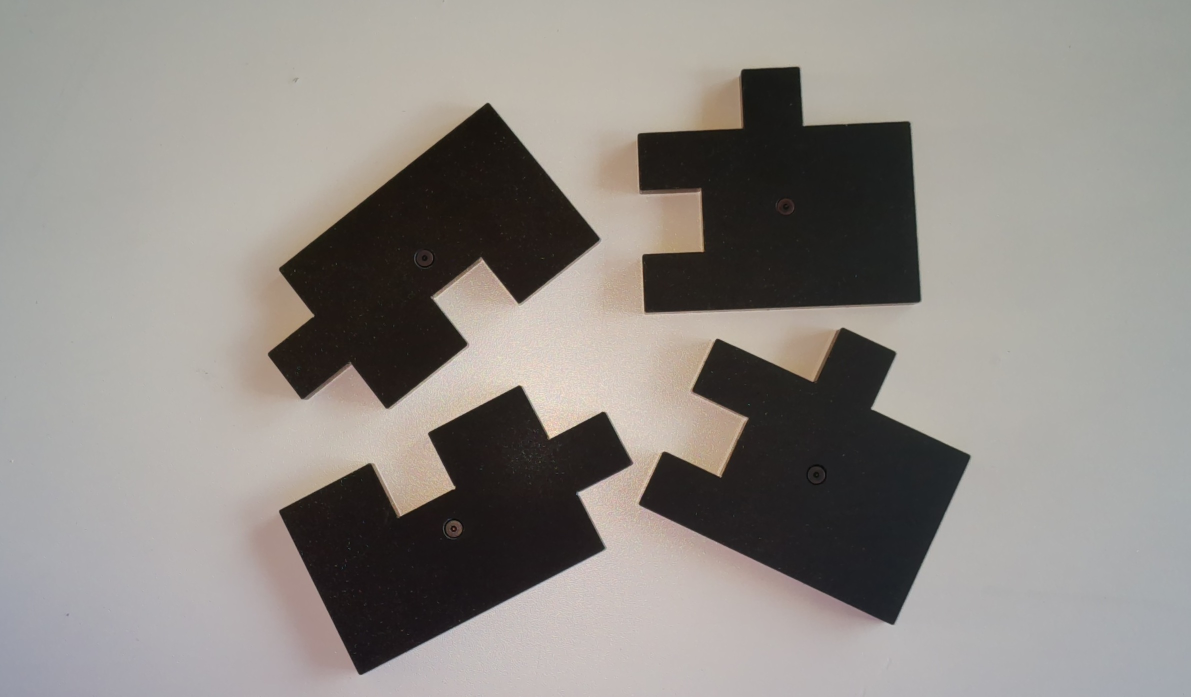
#> input picture puzzleSolver/photo.jpg, 2381 x 1393 px (shown at 1/2 size)
$ python -i Extractor.py   (imports and definitions only)
#> lines starting #> are read from the running program, lines starting #| are printed output that depends on the picture
import sys

import cv2
import numpy as np
import matplotlib.pyplot as plt
import os

from Img.GreenScreen import remove_background
from Img.filters import export_contours


PREPROCESS_DEBUG_MODE = 0


# [14 lines left out: functions show_image, show_contours, not called in this run]


class Extractor:
    """
    Class used for preprocessing and pieces extraction
    """

    def __init__(self, path, viewer=None, green_screen=False, factor=0.84, black_only=False):
#> called with path = '../photo.jpg', green_screen = False, factor = 0.84, black_only = False
        self.path = path
        self.img = cv2.imread(self.path, cv2.IMREAD_COLOR)
#> self.img is the input picture: shape (1393, 2381, 3); mean B, G, R 134.6, 139.3, 143.7
        self.black_only = black_only
        if green_screen:
            self.img = cv2.medianBlur(self.img, 5)
            divFactor = 1 / (self.img.shape[1] / 640)
            print(self.img.shape)
            print("Resizing with factor", divFactor)
            self.img = cv2.resize(self.img, (0, 0), fx=divFactor, fy=divFactor)
            cv2.imwrite(os.path.join(os.environ["ZOLVER_TEMP_DIR"], "resized.png"), self.img)
            remove_background(os.path.join(os.environ["ZOLVER_TEMP_DIR"], "resized.png"), factor=factor)
            self.img_bw = cv2.imread(
                os.path.join(os.environ["ZOLVER_TEMP_DIR"], "green_background_removed.png"), cv2.IMREAD_GRAYSCALE
            )
            # rescale self.img and self.img_bw to 640
        else:
            self.img_bw = cv2.imread(self.path, cv2.IMREAD_GRAYSCALE)
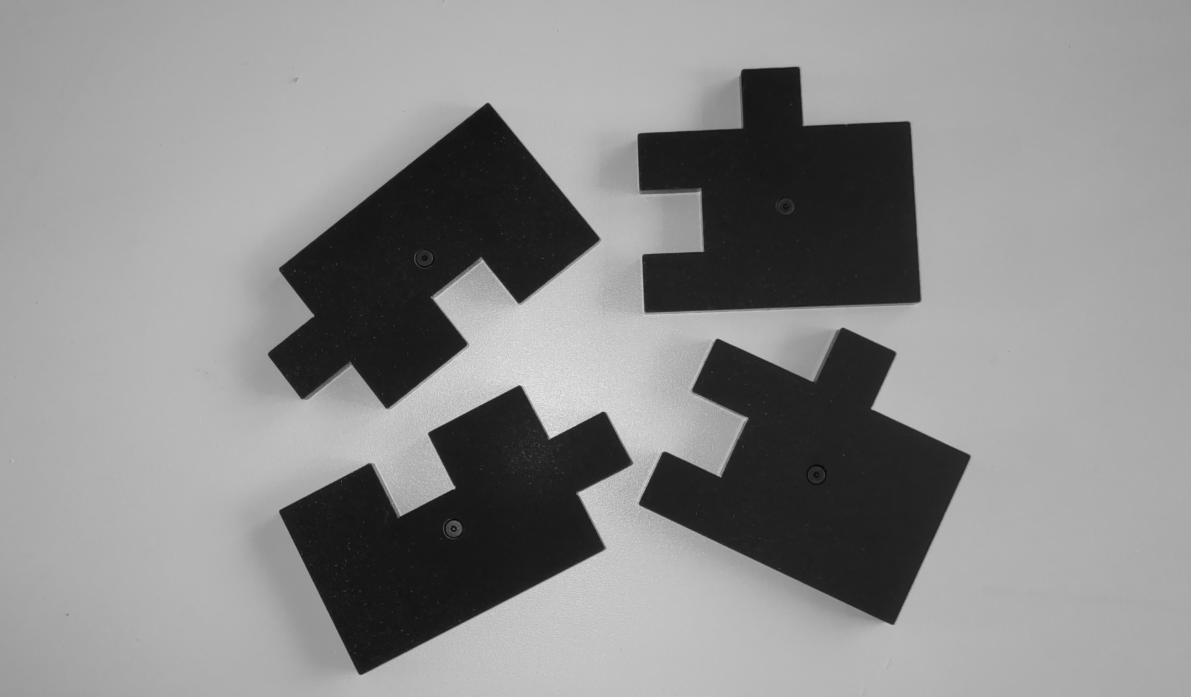
#> self.img_bw: shape (1393, 2381) (shown at 1/2 size); min 3, max 248, mean 140.1
        self.viewer = viewer
        self.green_ = green_screen
        self.kernel_ = cv2.getStructuringElement(cv2.MORPH_RECT, (3, 3))

    # [5 lines left out: function log, not called in this run]

    def extract(self):
        """
        Perform the preprocessing of the image and call functions to extract
        informations of the pieces.
        """

        kernel = np.ones((3, 3), np.uint8)

#> (the run stopped early here; a loop or call above may not have finished)
